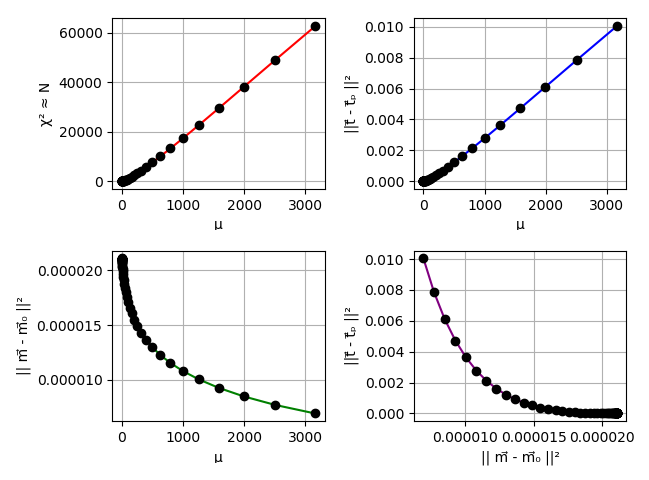

Generate this figure with Julia:
using DelimitedFiles, PyPlot, Statistics, LinearAlgebra

include("LinearTomography.jl")

tomo_data=readdlm("tomo_data.txt"); # data set
xs=tomo_data[:,1]; # x coordinates of sources
zs=tomo_data[:,2]; # z coordinates of sources
xr=tomo_data[:,3]; # x coordinates of receiver
zr=tomo_data[:,4]; # z coordinates of receiver
t=tomo_data[:,5]; # Travel times;


#Show how to compute sources adn receivers:

ns=50;
nr=50;
#Grid points:
grid=(100,100)
gz,gx= grid

#Vectors for sources and receivers!

sx=zeros(Float64,ns);
sz=LinRange(minimum(zs),maximum(zs),ns);

rx=300.0*ones(Float64,ns);
rz=LinRange(minimum(zr),maximum(zr),nr);

sources=[sx sz]; receivers=[rx rz];


D=DistanceMatrix(sources, receivers, grid)


#Velocity or Slowness initial model
s=1/1000; 

M0=s*ones(Float64,(grid[1],grid[2]));
m0=zeros(Float64,grid[1]*grid[2]);

#Vectorize the model
for ix=1:grid[2]
    for iz=1:grid[1]
        k=(ix-1)*size(M0,1) +iz
        m0[k]=M0[iz,ix]
    end
end

tm = D*m0;
#δt = t .- tm;


#μ=[0.001,0.01,0.1,1.0,10.0,100.0,200.0,400.0,600.0];
p =1*collect(-2:0.1:3.5);
μ = 10.0 .^(p);;

misfit=zeros(Float64,length(μ));
modelnorm=zeros(Float64,length(μ));
chi2=zeros(Float64,length(μ));

for i=1:length(μ)
    
    m,v=DLS(D,t,μ[i],m0,grid[2],grid[1]);

    tp=D*m[:]; #t predicted

    σ=4e-4 #Noise variance;
    misfit[i]= (norm(t .- tp,2)).^2
    modelnorm[i] = norm( m[:] .- m0 ,2).^2
    chi2[i]=misfit[i]/(σ^2)

end




fig, axs = plt.subplots(2, 2)
axs[1, 1].plot(μ,chi2,c="r");
axs[1,1].plot(μ,chi2,"ko");
#axs[1,1].set_title("χ² vs μ",)
axs[1,1].set_xlabel("μ",)
axs[1,1].set_ylabel("χ² ≈ N")
axs[1,1].grid("True")

axs[1,2].plot(μ,misfit,c="b");
axs[1,2].plot(μ,misfit,"ko");
#axs[1,2].set_title("|| t⃗ - t⃗ₚ ||² vs μ",)
axs[1,2].set_xlabel("μ",)
axs[1,2].set_ylabel("||t⃗ - t⃗ₚ ||²")
axs[1,2].grid("True")


axs[2,1].plot(μ,modelnorm,c="g");
axs[2,1].plot(μ,modelnorm,"ko");
#axs[1,3].set_title("|| t⃗ - t⃗ₚ ||² vs μ",)
axs[2,1].set_xlabel("μ",)
axs[2,1].set_ylabel("|| m⃗ - m⃗₀ ||²")
axs[2,1].ticklabel_format(style="sci", axis="y")
axs[2,1].grid("True")

axs[2,2].plot(modelnorm,misfit,c="Purple");
axs[2,2].plot(modelnorm,misfit,"ko");
#axs[1,3].set_title("|| t⃗ - t⃗ₚ ||² vs μ",)
axs[2,2].set_xlabel("|| m⃗ - m⃗₀ ||²",)
axs[2,2].set_ylabel("||t⃗ - t⃗ₚ ||²")
axs[2,2].ticklabel_format(style="sci", axis="y")
axs[2,2].grid("True")
tight_layout()
